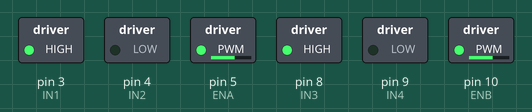
Recording of a sketch running on a simulated Arduino Uno, built with avr-gcc and run on an emulated ATmega328P. Parts: switched loads named in the sketch (green lamp = pin HIGH).

Above: at 0.1 s.
Timing chart, 0 to 1.6 s (numbered marks = the images above):
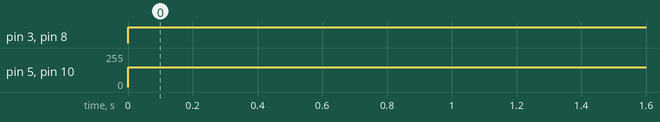

The sketch:

robotTimer.ino
```cpp
// Code for controlling a two-wheeled robot using a motor controller

const int IN1 = 3; //We will connect motor controller pin IN1 to Arduino pin 3
const int IN2 = 4; //We will connect motor controller pin IN2 to Arduino pin 4
const int ENA = 5; //We will connect motor controller pin ENA to Arduino pin 5

const int IN3 = 8; //We will connect motor controller pin IN3 to Arduino pin 8
const int IN4 = 9; //We will connect motor controller pin IN3 to Arduino pin 8
const int ENB = 10; //We will connect motor controller pin IN3 to Arduino pin 8

void setup() {
pinMode(IN1, OUTPUT); //set all pins to be output
pinMode(IN2, OUTPUT);
pinMode(IN3, OUTPUT);
pinMode(IN4, OUTPUT);
pinMode(ENA, OUTPUT);
pinMode(ENB, OUTPUT);

}

//We can use the functions "forward", "backward", "left" and "right" in the 'loop' block
// to control the robot

// "forward" accepts a speed command 'vel'
void forward(int vel) {
  //set direction of motor 1
  digitalWrite(IN1, HIGH);
  digitalWrite(IN2, LOW);
  //set speed of motor 1
  analogWrite(ENA, vel);

  //set direction of motor 2
  digitalWrite(IN3, HIGH);
  digitalWrite(IN4, LOW);
  //set speed of motor 2
  analogWrite(ENB, vel);

}

void backward(int vel) {
  digitalWrite(IN1, LOW);
  digitalWrite(IN2, HIGH);
  analogWrite(ENA, vel);

  digitalWrite(IN3, LOW);
  digitalWrite(IN4, HIGH);
  analogWrite(ENB, vel);

}

void left(int vel) {
  digitalWrite(IN1, HIGH);
  digitalWrite(IN2, LOW);
  analogWrite(ENA, vel);

  digitalWrite(IN3, LOW);
  digitalWrite(IN4, HIGH);
  analogWrite(ENB, vel);

}

void right(int vel) {
  digitalWrite(IN1, LOW);
  digitalWrite(IN2, HIGH);
  analogWrite(ENA, vel);

  digitalWrite(IN3, HIGH);
  digitalWrite(IN4, LOW);
  analogWrite(ENB, vel);
}

void loop() {

 int startTime = millis();
 while (millis() - startTime < 500) {
 forward(150); //move forward
 }
}
```

Measured:
- by itself, pin 3 (IN1), pin 8 (IN3): LOW → HIGH at 0.00 s
- by itself, pin 5 (ENA), pin 10 (ENB): 0/255 → 150/255 at 0.00 s
